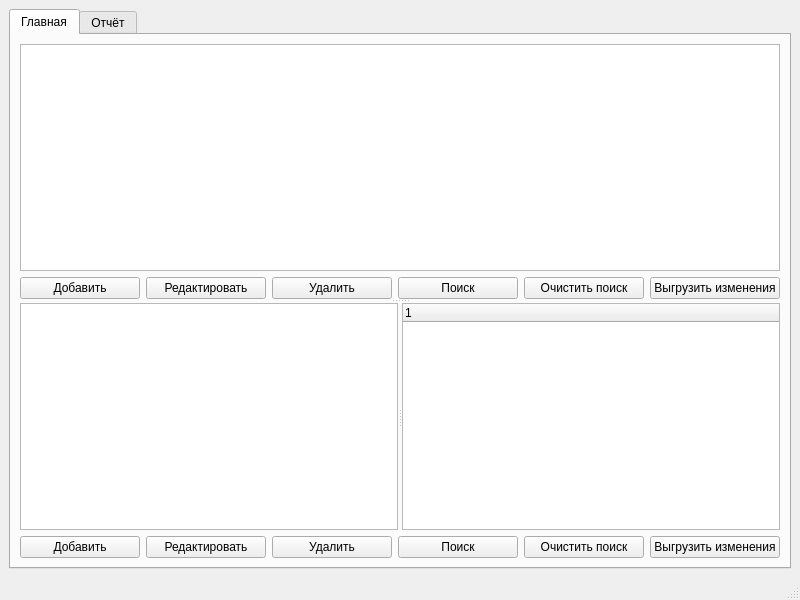
<?xml version="1.0" encoding="UTF-8"?>
<ui version="4.0">
 <class>MainWindow</class>
 <widget class="QMainWindow" name="MainWindow">
  <property name="geometry">
   <rect>
    <x>0</x>
    <y>0</y>
    <width>800</width>
    <height>600</height>
   </rect>
  </property>
  <widget class="QWidget" name="centralwidget">
   <layout class="QVBoxLayout" name="mainLayout">
    <item>
     <widget class="QTabWidget" name="tabWidget">
      <widget class="QWidget" name="mainTab">
       <attribute name="title">
        <string>Главная</string>
       </attribute>
       <layout class="QVBoxLayout" name="tabMainLayout">
        <item>
         <widget class="QSplitter" name="mainSplitter">
          <property name="orientation">
           <enum>Qt::Vertical</enum>
          </property>
          <widget class="QWidget" name="studentsPanel">
           <layout class="QVBoxLayout" name="verticalLayout">
              <item>
               <widget class="QTableWidget" name="studentsTable">
                <property name="sizePolicy">
                 <sizepolicy hsizetype="Expanding" vsizetype="Expanding">
                  <horstretch>0</horstretch>
                  <verstretch>0</verstretch>
                 </sizepolicy>
                </property>
               </widget>
              </item>
        <item>
         <layout class="QHBoxLayout" name="horizontalLayout">
          <item>
           <widget class="QPushButton" name="addStudentButton">
            <property name="text">
             <string>Добавить</string>
            </property>
           </widget>
          </item>
          <item>
           <widget class="QPushButton" name="editStudentButton">
            <property name="text">
             <string>Редактировать</string>
            </property>
           </widget>
          </item>
          <item>
           <widget class="QPushButton" name="removeStudentButton">
            <property name="text">
             <string>Удалить</string>
            </property>
           </widget>
          </item>
          <item>
           <widget class="QPushButton" name="searchStudentButton">
            <property name="text">
             <string>Поиск</string>
            </property>
           </widget>
          </item>
          <item>
          <widget class="QPushButton" name="clearStudentSearchButton">
           <property name="text">
            <string>Очистить поиск</string>
           </property>
           <property name="visible">
            <bool>false</bool>
           </property>
          </widget>
         </item>
         <item>
          <widget class="QPushButton" name="saveStudentsButton">
           <property name="text">
            <string>Выгрузить изменения</string>
           </property>
          </widget>
         </item>
        </layout>
       </item>
       </layout>
      </widget>
          <widget class="QWidget" name="concertsPanel">
           <layout class="QVBoxLayout" name="verticalLayout_2">
            <item>
              <widget class="QSplitter" name="concertsSplitter">
               <property name="orientation">
                <enum>Qt::Horizontal</enum>
               </property>
               <widget class="QTableWidget" name="concertsTable">
                <property name="sizePolicy">
                 <sizepolicy hsizetype="Expanding" vsizetype="Expanding">
                  <horstretch>0</horstretch>
                  <verstretch>0</verstretch>
                 </sizepolicy>
                </property>
               </widget>
               <widget class="QTreeWidget" name="concertTree"/>
              </widget>
            </item>
            <item>
             <layout class="QHBoxLayout" name="horizontalLayout_2">
              <item>
               <widget class="QPushButton" name="addConcertButton">
            <property name="text">
             <string>Добавить</string>
            </property>
           </widget>
          </item>
          <item>
           <widget class="QPushButton" name="editConcertButton">
            <property name="text">
             <string>Редактировать</string>
            </property>
           </widget>
          </item>
          <item>
           <widget class="QPushButton" name="removeConcertButton">
            <property name="text">
             <string>Удалить</string>
            </property>
           </widget>
          </item>
          <item>
           <widget class="QPushButton" name="searchConcertButton">
            <property name="text">
             <string>Поиск</string>
            </property>
           </widget>
          </item>
          <item>
          <widget class="QPushButton" name="clearConcertSearchButton">
           <property name="text">
            <string>Очистить поиск</string>
           </property>
           <property name="visible">
            <bool>false</bool>
           </property>
          </widget>
         </item>
         <item>
          <widget class="QPushButton" name="saveConcertsButton">
           <property name="text">
            <string>Выгрузить изменения</string>
           </property>
          </widget>
         </item>
         </layout>
        </item>
           </layout>
          </widget>
         </widget>
        </item>
       </layout>
      </widget>
      <widget class="QWidget" name="reportTab">
       <attribute name="title">
        <string>Отчёт</string>
       </attribute>
       <layout class="QVBoxLayout" name="verticalLayout_3">
        <item>
         <layout class="QHBoxLayout" name="reportFilterLayout">
          <item>
           <widget class="QCheckBox" name="instrumentFilterCheck">
            <property name="text">
             <string>Инструмент</string>
            </property>
           </widget>
          </item>
          <item>
           <widget class="QLineEdit" name="instrumentFilterEdit"/>
          </item>
          <item>
           <widget class="QCheckBox" name="hallFilterCheck">
            <property name="text">
             <string>Зал</string>
            </property>
           </widget>
          </item>
          <item>
           <widget class="QLineEdit" name="hallFilterEdit"/>
          </item>
          <item>
           <widget class="QCheckBox" name="dateFilterCheck">
            <property name="text">
             <string>Дата</string>
            </property>
           </widget>
          </item>
         <item>
          <widget class="QDateEdit" name="dateEdit">
           <property name="calendarPopup">
            <bool>true</bool>
           </property>
           <property name="displayFormat">
            <string>dd.MM.yyyy</string>
           </property>
          </widget>
         </item>
        </layout>
       </item>
       <item>
        <widget class="QPushButton" name="saveReportButton">
         <property name="text">
          <string>Выгрузить изменения</string>
         </property>
        </widget>
       </item>
       <item>
        <widget class="QTableWidget" name="reportTable">
          <property name="sizePolicy">
           <sizepolicy hsizetype="Expanding" vsizetype="Expanding">
            <horstretch>0</horstretch>
            <verstretch>0</verstretch>
           </sizepolicy>
          </property>
         </widget>
        </item>
       </layout>
      </widget>
     </widget>
    </item>
   </layout>
  </widget>
  <widget class="QMenuBar" name="menubar"/>
  <widget class="QStatusBar" name="statusbar">
   <property name="sizeGripEnabled">
    <bool>true</bool>
   </property>
   <widget class="QLabel" name="hashStepsLabel">
    <property name="text">
     <string/>
    </property>
   </widget>
   <widget class="QLabel" name="treeStepsLabel">
    <property name="text">
     <string/>
    </property>
   </widget>
  </widget>
</widget>
 <resources/>
 <connections/>
</ui>
